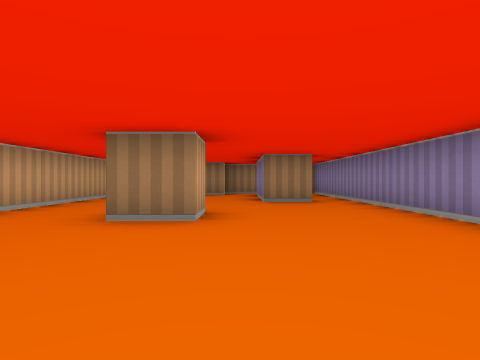
View 1 (above)

12 first-person views from a walk through a cub3D ray-caster map. The camera is about half as high as the walls, looks level and sees 75° across. The floor is counted in squares. Each view is taken from the middle of a square. On the plan, view 1 faces up. The plan holds only what a view shows up to about 9 squares ahead; the rest is blank.

View 2
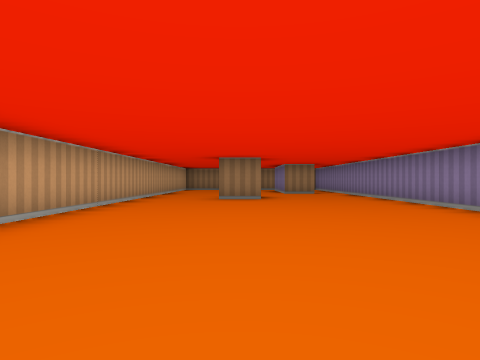

View 3
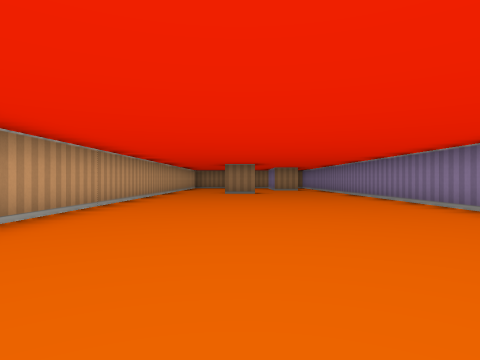

View 4
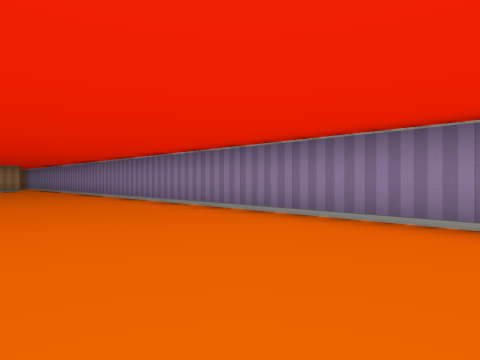

View 5
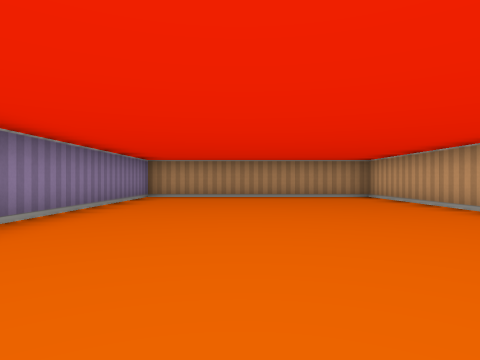

View 6
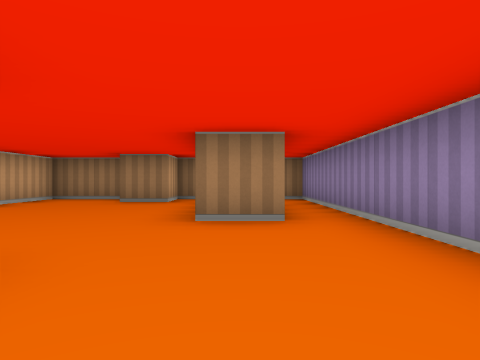

View 7
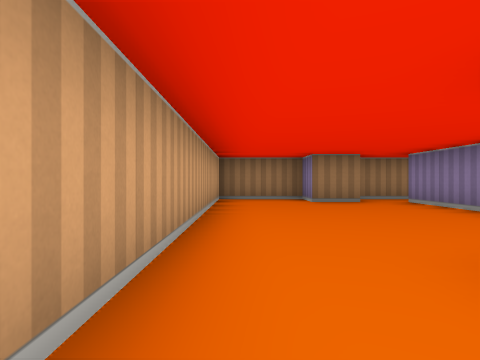

View 8
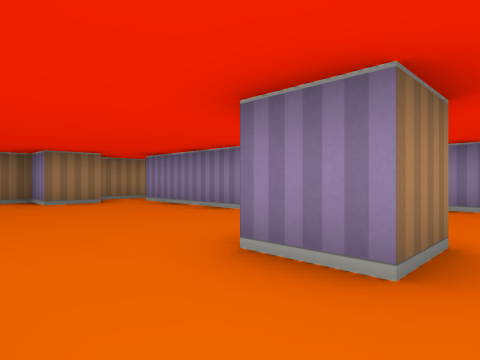

View 9
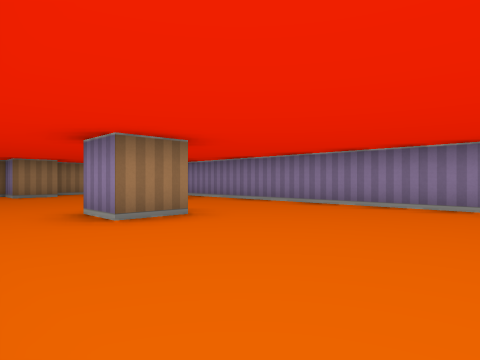

View 10
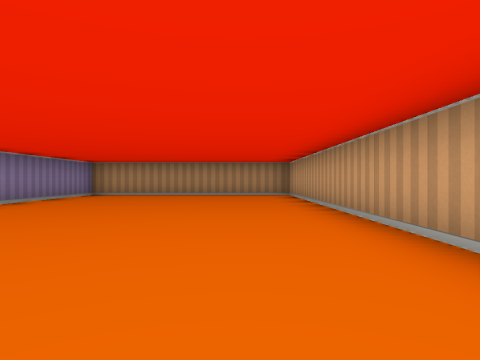

View 11
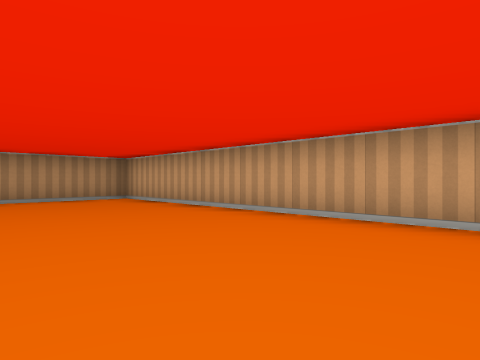

View 12
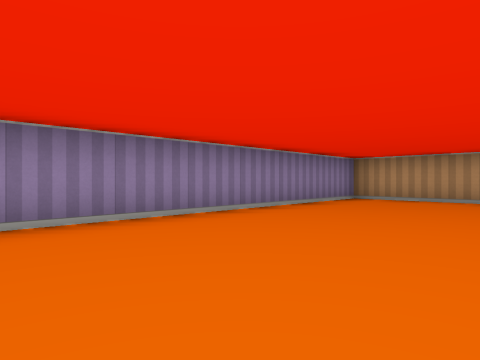

### Floor plan
Points are (right, up) in squares from view 1. A wall is a line through its corners. A room is listed if a view was taken in it or the views show most of it. See-through windows are left out.
Room 1 (views 1, 2, 3, 4, 5, 6, 7, 8, 9, 10, 11, 12)
walls: (-0.5, 4.5) (-0.5, 3.5) (-1.5, 3.5) (-1.5, 4.5); (1.6, 6.5) (0.5, 6.5) (0.5, 9.5); (-1.5, 9.5) (-1.5, 10.5) (-3.5, 10.5) (-3.5, -9.5) (2.5, -9.5) (2.5, 10.5) (-0.5, 10.5) (-0.5, 9.5) (-1.5, 9.5)

Positions as (right, up) in squares from view 1, and headings:
1: (0, 0), facing up
2: (-1, -4), facing up
3: (-1, -7), facing up
4: (-1, -8), facing up-right
5: (0, -1), facing down
6: (1, 3), facing up
7: (-3, 3), facing up
8: (-3, 3), facing up-right
9: (-3, 0), facing up-right
10: (-2, 0), facing down
11: (0, -2), facing down-left
12: (-1, -2), facing down-right
